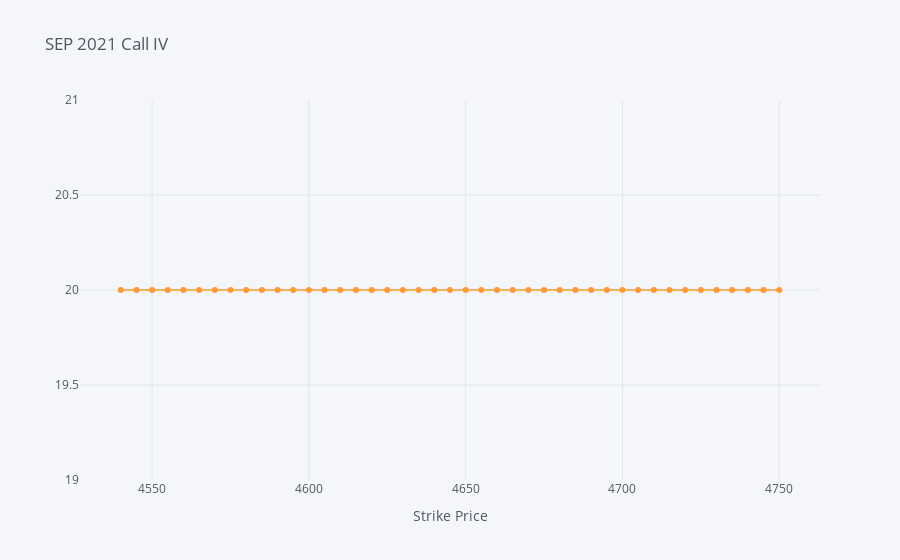

Notebook code for this chart:
### Code cell
df['IV'][:4750].iplot(mode='lines+markers', size=6,
                      xTitle='Strike Price', title=' SEP 2021 Call IV')

### Figure 1 — Plotly figure (JSON) as saved in the notebook; plotly's stock layout.template omitted (floating-point values rounded to 4 significant figures)
{"data": [{"line": {"color": "rgba(255, 153, 51, 1.0)", "dash": "solid", "shape": "linear", "width": 1.3}, "marker": {"size": 6, "symbol": "circle"}, "mode": "lines+markers", "name": "IV", "text": "", "type": "scatter", "x": [4540, 4545, 4550, 4555, 4560, 4565, 4570, 4575, 4580, 4585, 4590, 4595, 4600, 4605, 4610, 4615, 4620, 4625, 4630, 4635, 4640, 4645, 4650, 4655, 4660, 4665, 4670, 4675, 4680, 4685, 4690, 4695, 4700, 4705, 4710, 4715, 4720, 4725, 4730, 4735, 4740, 4745, 4750], "y": [20, 20, 20, 20, 20, 20, 20, 20, 20, 20, 20, 20, 20, 20, 20, 20, 20, 20, 20, 20, 20, 20, 20, 20, 20, 20, 20, 20, 20, 20, 20, 20, 20, 20, 20, 20, 20, 20, 20, 20, 20, 20, 20]}], "layout": {"legend": {"bgcolor": "#F5F6F9", "font": {"color": "#4D5663"}}, "paper_bgcolor": "#F5F6F9", "plot_bgcolor": "#F5F6F9", "title": {"font": {"color": "#4D5663"}, "text": " SEP 2021 Call IV"}, "xaxis": {"gridcolor": "#E1E5ED", "showgrid": true, "tickfont": {"color": "#4D5663"}, "title": {"font": {"color": "#4D5663"}, "text": "Strike Price"}, "zerolinecolor": "#E1E5ED"}, "yaxis": {"gridcolor": "#E1E5ED", "showgrid": true, "tickfont": {"color": "#4D5663"}, "title": {"font": {"color": "#4D5663"}, "text": ""}, "zerolinecolor": "#E1E5ED"}}}
